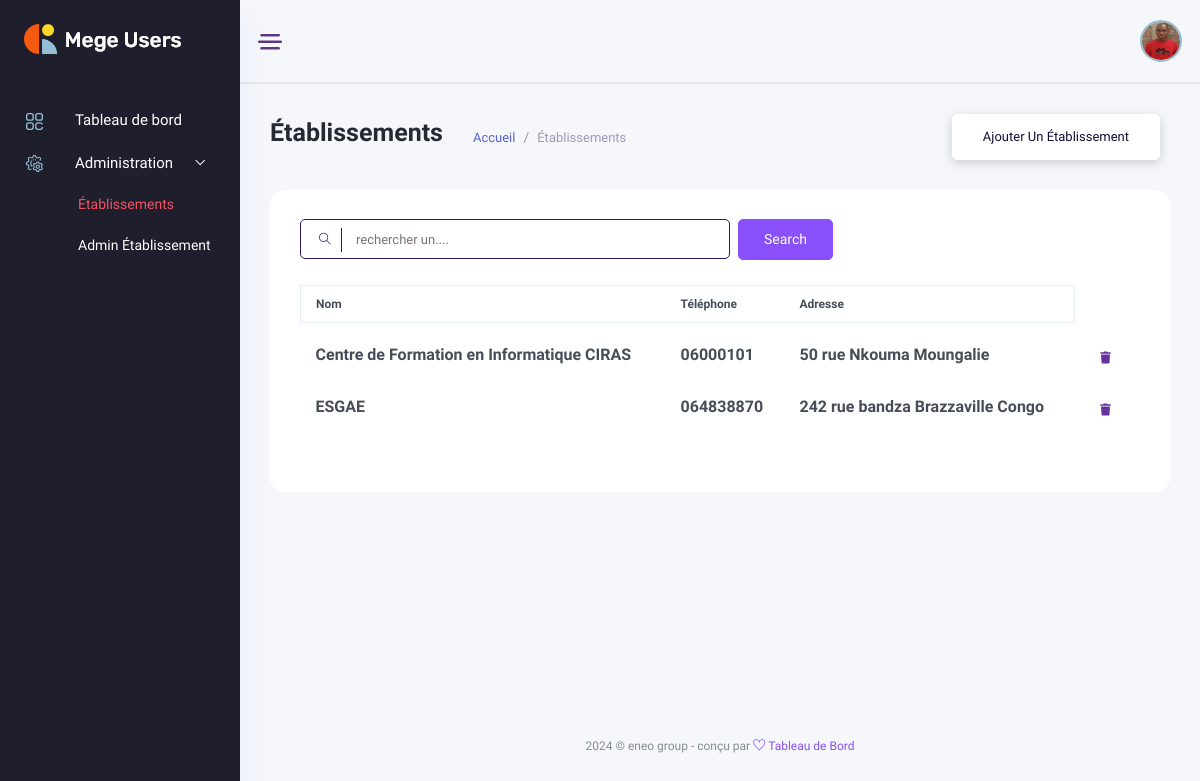
Page /établissements/ on the earlier database version.
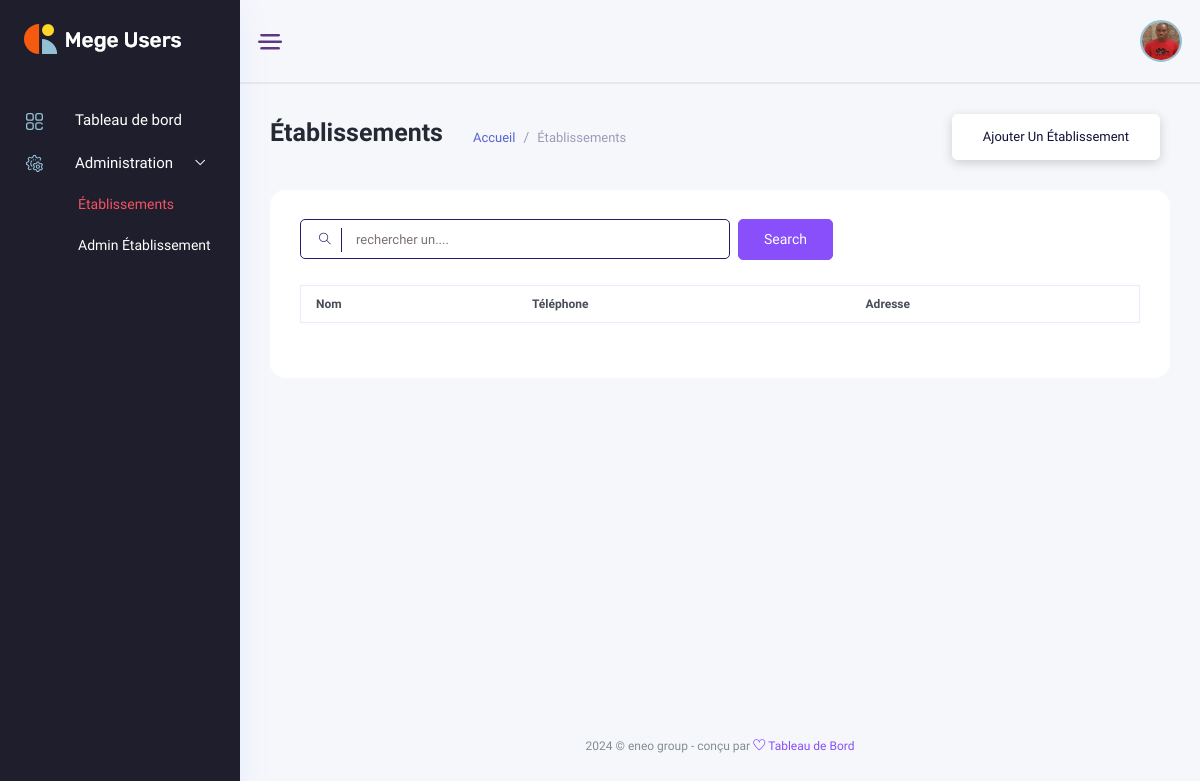
Same page on the later database version.
### backend/models/gestion_ecole.py (models this page shows, shortened)
class Etablishment(models.Model):
    name = models.CharField(max_length=120)
    tel = models.CharField(max_length=20)
    address = models.CharField(max_length=100)
    social_address = models.CharField(max_length=100, blank=True, null=True)
    email = models.EmailField(max_length=200, blank=True, null=True)
    bulletin_foot = models.CharField(max_length=50, blank=True, null=True)
    currency = models.CharField(max_length=50, choices=currencies, blank=True, null=True)
    système = models.CharField(max_length=50, choices=systemes, blank=True, null=True)
    status_fees = models.CharField(max_length=50, choices=statues, blank=True, null=True)
    subscription_fees = models.IntegerField(default=1000, blank=True, null=True)
    month = models.IntegerField(default=9, blank=True, null=True)
    re_registration_fees = models.IntegerField(default=800, blank=True, null=True)

### administration/views.py (called while the page is built)
    def get(self, request, *args, **kwargs):
        schools = Etablishment.objects.all()
        return render(request, template_name=self.template_name, context={'schools':schools})

### administration/templates/administration/schools/schools.html (shortened to what the changed rows need)
{% extends '../base.html' %}
{% load static %}
{% block content %}
<div class="main_content_iner overly_inner ">
    <div class="container-fluid p-0 ">
        <div class="row">
            <div class="col-lg-12">
                <div class="white_card card_height_100 mb_30 pt-4">
                    <div class="white_card_body">
                        <div class="QA_section">
                            <div class="QA_table mb_30">
                                <table id="dataTable" class="table lms_table_active ">
                                    <thead>
                                        <tr>
                                            <th scope="col">Nom</th>
                                            <th scope="col">Téléphone</th>
                                            <th scope="col">Adresse</th>
                                        </tr>
                                    </thead>
                                    <tbody id="elementList">
                                        {% for school in schools %}
                                            <tr data-id="{{ item.id }}">
                                                <td><h6> {{ school.name }} </h6></td>
                                                <td><h6> {{ school.tel }} </h6></td>
                                                <td><h6> {{ school.address }} </h6></td>
                                                <td>
                                                    <div class="action_btns d-flex">
                                                        <a href="#" onclick="deleteItem({{ school.id }})" class="action_btn"> <i class="fas fa-trash"></i> </a>
                                                    </div>
                                                </td>
                                            </tr>
                                        {% endfor %}
                                    </tbody>
                                </table>
                            </div>
                        </div>
                    </div>
                </div>
            </div>
        </div>
    </div>
</div>
{% endblock content %}

Differences in the rows shown:
removed Etablishment: name "Centre de Formation en Informatique CIRAS", tel "06000101", address "50 rue Nkouma Moungalie"
removed Etablishment: name "ESGAE", tel "064838870", address "242 rue bandza Brazzaville Congo"
